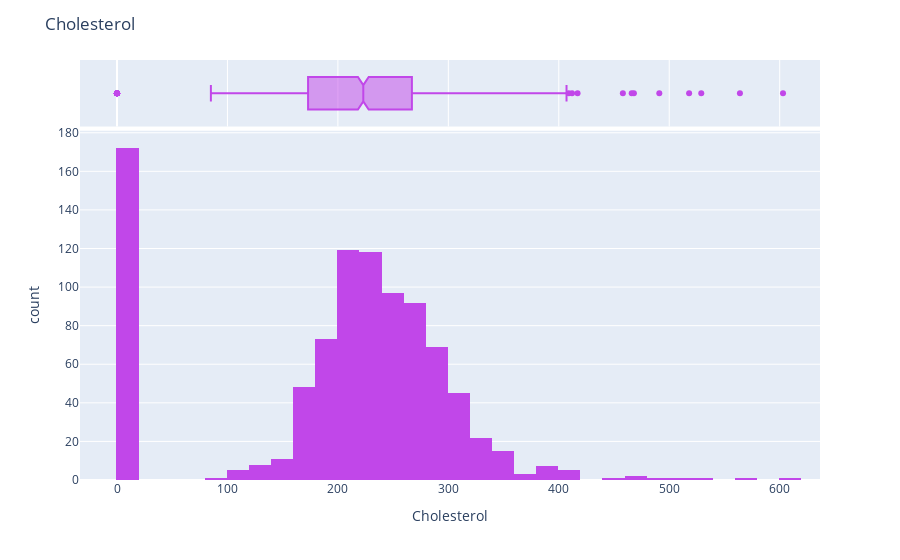

This figure's notebook cell:
### Markdown cell above
The distribution shown that patient with higher restingBP have more chances of heart disease.

### Code cell
#Checking the Distribution of Cholesterol

cls_his = px.histogram(data, x='Cholesterol', marginal='box', color_discrete_sequence=['#C147E9'] )
cls_his.update_layout(title='Cholesterol')
cls_his.show()

### Figure 1 — Plotly figure (JSON) as saved in the notebook; plotly's stock layout.template omitted (floating-point values rounded to 4 significant figures; data arrays with more than 128 entries replaced by an {"elided": "..."} marker saying what was removed)
{"data": [{"alignmentgroup": "True", "bingroup": "x", "hovertemplate": "Cholesterol=%{x}<br>count=%{y}<extra></extra>", "legendgroup": "", "marker": {"color": "#C147E9", "pattern": {"shape": ""}}, "name": "", "offsetgroup": "", "orientation": "v", "showlegend": false, "type": "histogram", "x": {"elided": "918 int values"}, "xaxis": "x", "yaxis": "y"}, {"alignmentgroup": "True", "hovertemplate": "Cholesterol=%{x}<extra></extra>", "legendgroup": "", "marker": {"color": "#C147E9"}, "name": "", "notched": true, "offsetgroup": "", "showlegend": false, "type": "box", "x": {"elided": "918 int values"}, "xaxis": "x2", "yaxis": "y2"}], "layout": {"barmode": "relative", "legend": {"tracegroupgap": 0}, "margin": {"t": 60}, "title": {"text": "Cholesterol"}, "xaxis": {"anchor": "y", "domain": [0, 1], "title": {"text": "Cholesterol"}}, "xaxis2": {"anchor": "y2", "domain": [0, 1], "matches": "x", "showgrid": true, "showticklabels": false}, "yaxis": {"anchor": "x", "domain": [0, 0.8316], "title": {"text": "count"}}, "yaxis2": {"anchor": "x2", "domain": [0.8416, 1], "matches": "y2", "showgrid": false, "showline": false, "showticklabels": false, "ticks": ""}}}
